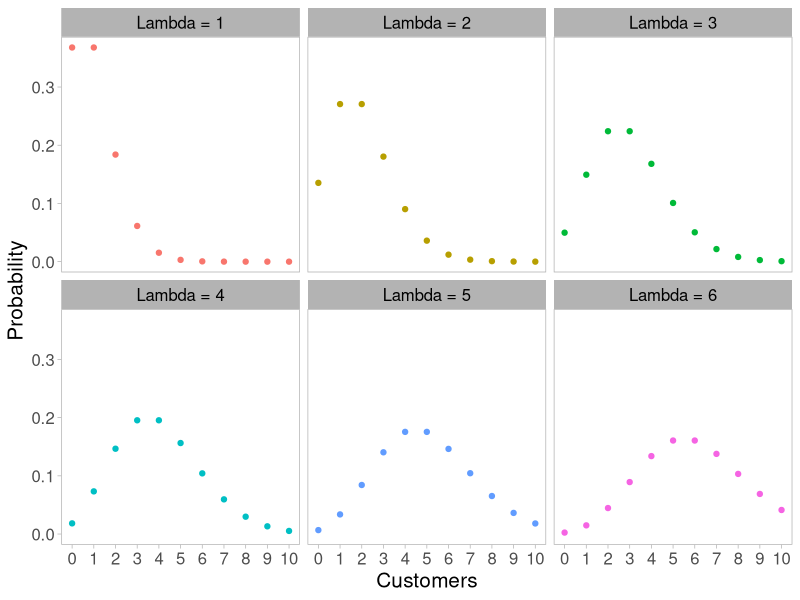
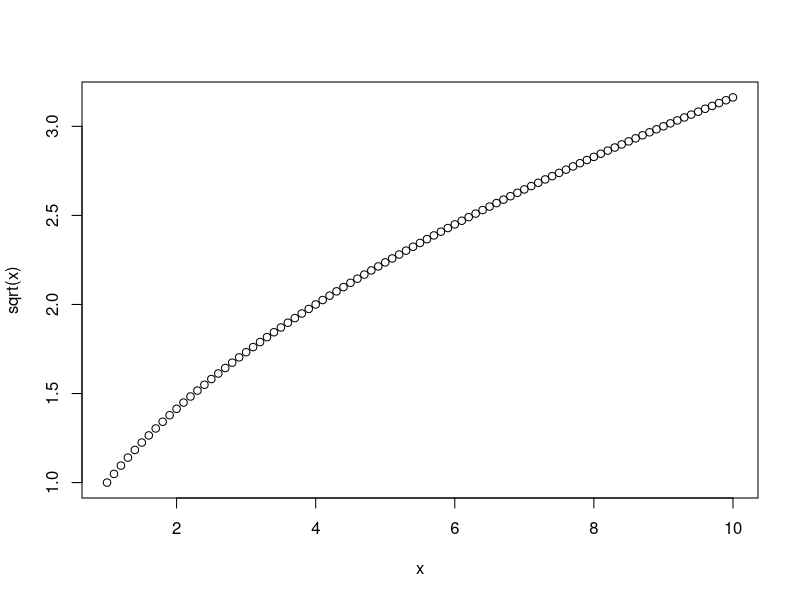

Here is the R script that generated these plots, in order:
## ---- chunk 1
library(data.table)
library(ggplot2)
theme_set(theme_light())
## ---- chunk 2

poisson_plot = data.table(x = 0:10)
poisson_plot =poisson_plot[, list(x=rep(x,each=6), lambda= 1:6)]
poisson_plot[, Probability := dpois(x, lambda)]

ggplot(poisson_plot, aes(x, Probability, color = factor(lambda))) +
  geom_point() +
  scale_color_discrete(guide = F) +
  scale_x_continuous(breaks = 0:10) +
  facet_wrap(paste0("Lambda = ",lambda) ~ .) +
  labs(x = "Customers") +
  theme(panel.grid.major = element_blank(),
        panel.grid.minor = element_blank(),
        strip.text = element_text(colour = 'black'),
        text = element_text(size=15))

## ---- chunk 3
x = seq(1, 10 , 0.1)
plot(x, sqrt(x))
